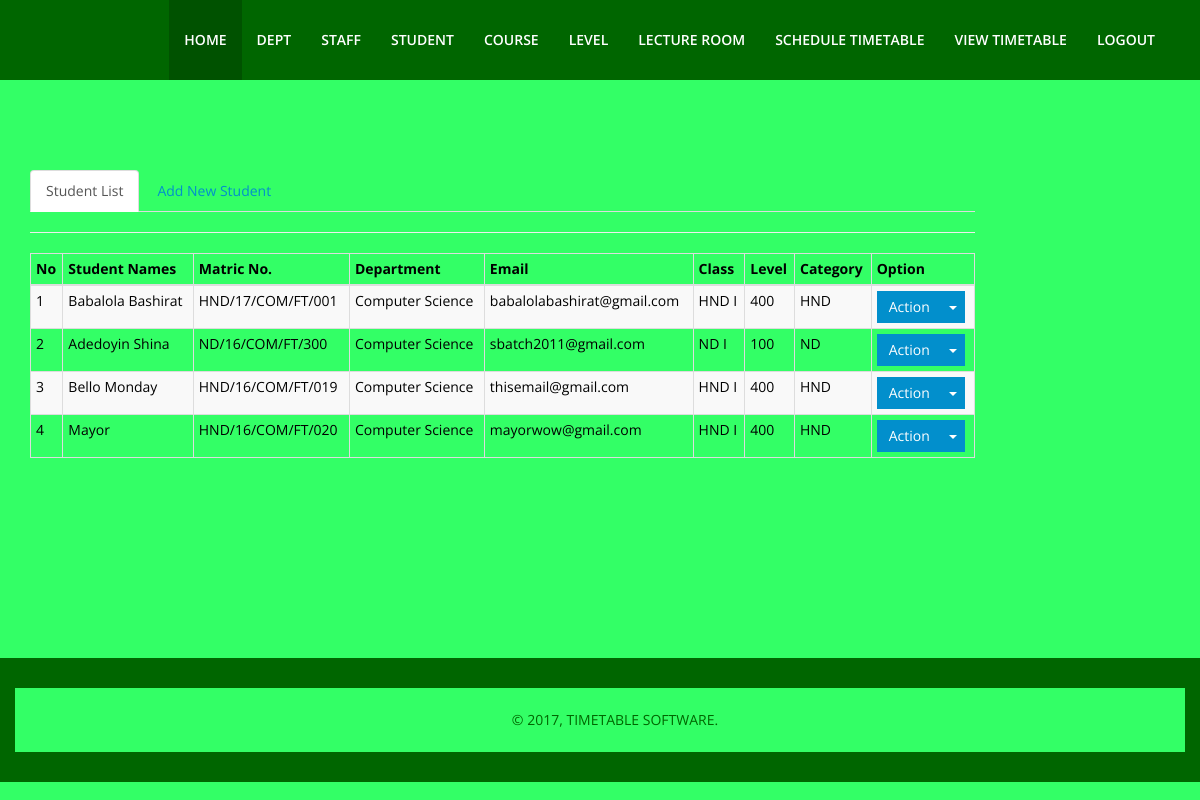
/student.php (signed in), run on the app's committed database.
### tables this page shows
CREATE TABLE IF NOT EXISTS `student` (
  `id` int(11) NOT NULL AUTO_INCREMENT,
  `name` varchar(200) NOT NULL,
  `matric_no` varchar(35) NOT NULL,
  `dept` varchar(60) NOT NULL,
  `email` varchar(200) NOT NULL,
  `class` varchar(35) NOT NULL,
  `level` varchar(35) NOT NULL,
  `category` varchar(35) NOT NULL,
  PRIMARY KEY (`id`)
);

CREATE TABLE IF NOT EXISTS `department` (
  `id` int(11) NOT NULL AUTO_INCREMENT,
  `dept_name` varchar(60) NOT NULL,
  `hod` varchar(60) NOT NULL,
  PRIMARY KEY (`id`)
);

### student.php (the view, shortened to what this page needs)
<?php include ('adminhead.php');
include ('dbcon.php');
 ?>
  <section id="services">
    <div class="container">
      <div class="heading wow fadeInUp" data-wow-duration="1000ms" data-wow-delay="300ms">
        <div class="row">
<div class="col-lg-10">
<ul class="nav nav-tabs">
    <li class="active"><a data-toggle="tab" href="#list">Student List</a></li>
    <li><a data-toggle="tab" href="#add">Add New Student</a></li>
  </ul>
  <div class="tab-content">
    <div id="list" class="tab-pane fade in active">
      <hr>
      <table class="table table-bordered table-striped table-condensed">
                              <thead>
                              <tr>
                                  <th>No</th>
                                  <th>Student Names</th>
                                  <th>Matric No.</th>
                                  <th>Department</th>
                                  <th>Email</th>
                                  <th>Class</th>
                                  <th>Level</th>
                                  <th>Category</th>
                                <th>Option</th>
                              </tr>
                              </thead>
                              <tbody>
<?php
$p = 1;
$sql = mysqli_query($conn, "select * from student");
 if (mysqli_num_rows($sql) > 0){
while ($row = mysqli_fetch_assoc($sql)){
  $depid = $row['dept'];
?>
<tr>
<td><?php echo $p++; ?></td>
<td><?php echo $row['name'];?></td>
<td><?php echo $row['matric_no'];?></td>
<td><?php
$sql2 = mysqli_query($conn, "select * from department where id = '$depid' ");
 if (mysqli_num_rows($sql2) > 0){
while ($row2 = mysqli_fetch_assoc($sql2)){
$depname = $row2['dept_name'];
}
}else{
 $depname = "Nil" ;
}
 echo $depname;?></td>
<td><?php echo $row['email'];?></td>
<td><?php echo $row['class'];?></td>
<td><?php echo $row['level'];?></td>
<td><?php echo $row['category'];?></td>
<td>
<div class="btn-group">
<button class="btn btn-primary">Action</button>
<button data-toggle="dropdown" class="btn btn-primary dropdown-toggle"><span class="caret"></span></button>
                                  </td>
                                  </tr>
<?php
}
 }
 ?>
                              </tbody>
</table>
    </div>
        </div>
    </div>
  </div>
          </div>
  </div>
</section>
<?php include ('footer.php');?>

### css/lightbox.css (style rules this page uses)
body:after { content: url(../images/lightbox/close.png) url(../images/lightbox/loading.gif) url(../images/lightbox/prev.png) url(../images/lightbox/next.png); display: none; }

### css/main.css (style rules this page uses)
body { font-family: 'Open Sans', sans-serif; font-size: 14px; line-height: 24px; color: #000; background-color: #3F6; }
.btn { border: 0; border-radius: 0; }
a { text-decoration: none; -webkit-transition: 300ms; -moz-transition: 300ms; -o-transition: 300ms; transition: 300ms; }
section { padding: 90px 0; }
.heading { padding-bottom:90px; }

### data on the page
student: name "Babalola Bashirat", matric_no "HND/17/COM/FT/001", department.dept_name "Computer Science", email "babalolabashirat@gmail.com", class "HND I", level "400", category "HND"
student: name "Adedoyin Shina", matric_no "ND/16/COM/FT/300", department.dept_name "Computer Science", email "sbatch2011@gmail.com", class "ND I", level "100", category "ND"
student: name "Bello Monday", matric_no "HND/16/COM/FT/019", department.dept_name "Computer Science", email "thisemail@gmail.com", class "HND I", level "400", category "HND"
student: name "Mayor", matric_no "HND/16/COM/FT/020", department.dept_name "Computer Science", email "mayorwow@gmail.com", class "HND I", level "400", category "HND"
